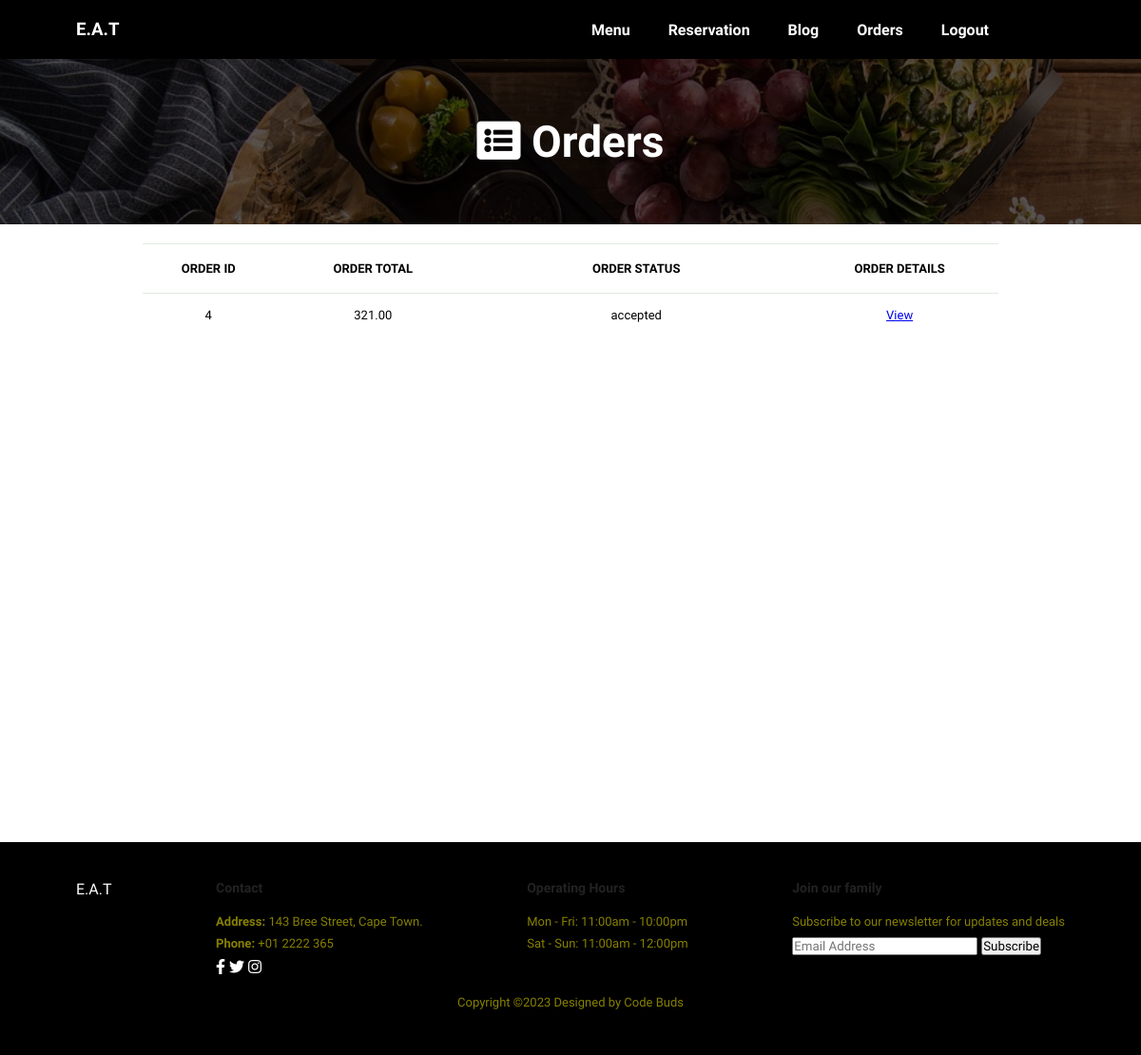
The page /my_orders/ (signed in) on the database its author committed.
### shop/models.py (models this page shows, shortened)
class Order(models.Model):
    order_id = models.AutoField(primary_key=True)
    user = models.ForeignKey(User, on_delete=models.CASCADE)
    address = models.TextField()
    order_status = models.CharField(max_length=255)
    total_price = models.DecimalField(max_digits=10, decimal_places=2)
    class Meta:
        db_table = "order"

### shop/views.py (the view)
# urls.py: path("my_orders/", views.get_my_orders, name='my_orders'),
@login_required
def get_my_orders(request):
    user = request.user
    orders = Order.objects.filter(user__id=user.id).all()
    template = loader.get_template("orders.html")
    context = {
        "orders": orders,
    }
    return HttpResponse(template.render(context, request))

### shop/templates/orders.html (shortened to what this page needs)
{% extends 'index.html' %}
{% load static %}
{% block content %}
    <head>
        <link rel="stylesheet" href="{% static 'css/menu.css' %}">
    </head>
    <section id="page-header" class="blog-header">
        <h2 style="color: white">
            <i class="fa fa-list-alt" aria-hidden="true"></i>
            Orders
        </h2>
    </section>
    <section id="blog" style="min-height: 650px">
        <div id="cart" class="blog-container">
            <div class="blog-box">
                <div style="margin-top: 20px">
                    <table width="100%">
                        <thead>
                        <tr>
                            <td>Order ID</td>
                            <td>Order Total</td>
                            <td>Order Status</td>
                            <td>Order Details</td>
                        </tr>
                        </thead>
                        <tbody>
                        {% for order in orders %}
                            <tr>
                                <td>{{ order.order_id }}</td>
                                <td>{{ order.total_price }}</td>
                                <td>{{ order.order_status }}</td>
                                <td><a href="{% url 'order_details' order.order_id %}">View</a></td>
                            </tr>
                        {% endfor %}
                        </tbody>
                    </table>
                </div>
            </div>
        </div>
    </section>
    <footer class="section-p1">
        <div class="col">
            E.A.T
        </div>
        <div class="col">
            <h4>Contact</h4>
            <p><strong>Address:</strong> 143 Bree Street, Cape Town.</p>
            <p><strong>Phone:</strong> +01 2222 365 </p>
            <div class="icon">
                <i class="fab fa-facebook-f"></i>
                <i class="fab fa-twitter"></i>
                <i class="fab fa-instagram"></i>
            </div>
        </div>
        <div class="col">
            <h4>Operating Hours</h4>
            <p>Mon - Fri: 11:00am - 10:00pm</p>
            <p>Sat - Sun: 11:00am - 12:00pm
        </div>
        <div class="col">
            <h4>Join our family</h4>
            <p>Subscribe to our newsletter for updates and deals</p>
            <section>
                <form action="">
                    <input type="text" name="" id="" placeholder="Email Address">
                    <button>Subscribe</button>
                </form>
            </section>
        </div>
        <div class="copyright">
            <p>Copyright &copy;2023 Designed by Code Buds</p>
        </div>
    </footer>
{% endblock content %}

### shop/static/css/style.css (style rules this page uses)
* { margin:0; padding:0; font-family:sans-serif; }

### shop/static/css/custom.css (style rules this page uses)
* { margin: 0; padding: 0; box-sizing: border-box; font-family: 'Spartan', sans-serif; }
html { scroll-behavior: smooth; }
h2 { font-size: 46px; line-height: 54px; color: #222; }
h4 { font-size: 20px; color: #222; }
p { font-size: 16px; color: #878000; margin: 15px 0 20px 0; }
section { display: block; }
.section-p1 { padding: 40px 80px; }
div { display: block; }
body { font-family: Arial, sans-serif; background-color: #f5f5f5; margin: 0; padding: 0; }
#cart { overflow-x: auto; }
#cart table { width: 100%; border-collapse: collapse; table-layout: fixed; white-space: nowrap; }
#cart table td:nth-child(1) { width: 100px; text-align: center; }
#cart table td:nth-child(2) { width: 150px; text-align: center; }
#cart table td:nth-child(3) { width: 250px; text-align: center; }
#cart table td:nth-child(4), #cart table td:nth-child(5), #cart table td:nth-child(6) { width: 150px; text-align: center; }
#cart table thead { border: 1px solid #e2e9e1; border-left: none; border-right: none; }
#cart table thead td { font-weight: 700; text-transform: uppercase; font-size: 13px; padding: 18px 0; }
#cart table tbody tr td { padding-top: 15px; }
#cart table tbody td { font-size: 13px; }
footer { position: relative; bottom: 0; width: 100%; height: 50%; display: flex; flex-wrap: wrap; justify-content: space-between; background: #000000; color: #ffffff; }
footer h4 { font-size: 14px; padding-bottom: 20px; }
footer p { font-size: 13px; margin: 0 0 8px 0; }
footer .col { display: flex; flex-direction: column; align-items: flex-start; margin-bottom: 20px; }
footer .copyright { width: 100%; text-align: center; }

### shop/static/css/menu.css (style rules this page uses)
#blog { padding: 0px 150px 150px 150px; z-index: 999; background:#ffffff; }
#page-header.blog-header { position: inherit; top: 50%; left: 50%; z-index: 999; text-align: center; padding: 60px 32px; background: rgba(0, 0, 0, 0.65); box-shadow: -1px 4px 28px 0px rgba(0,0,0,0.75); }
#blog .blog-box { width: 100%; display: flex; flex-direction: row; align-items: center; position: relative; padding-bottom: 90px; }

### rows shown on the page
Order: order_id "4", total_price "321.00", order_status "accepted"
